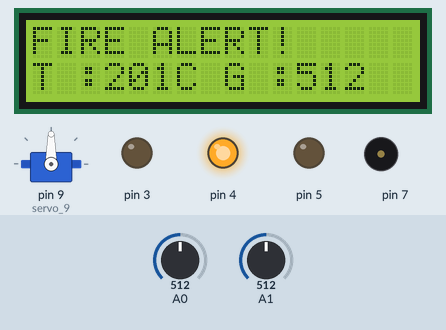
The sketch below on a simulated Arduino Uno, built with avr-gcc and run on an emulated ATmega328P. On the bench: 16×2 character LCD, servo, output pins drawn as LEDs (lit = HIGH), buzzer (waves = sounding). Inputs (shaded band) come from the test bench; at power-on: A0 = 512, A1 = 512. What the sketch prints to the serial monitor is not drawn.

Above: at 1.2 s.
1.3 s: A0 set to 481
At 2.6 s:
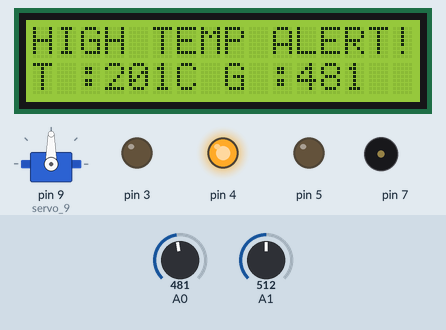
2.9 s: A1 set to 213
At 3.7 s:
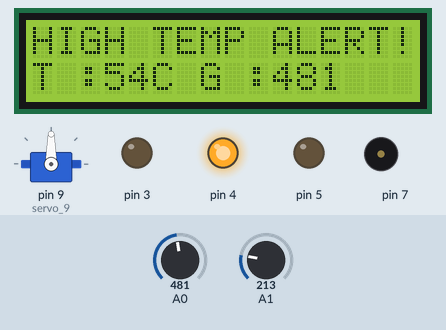
4.6 s: A1 set to 187
At 5.8 s:
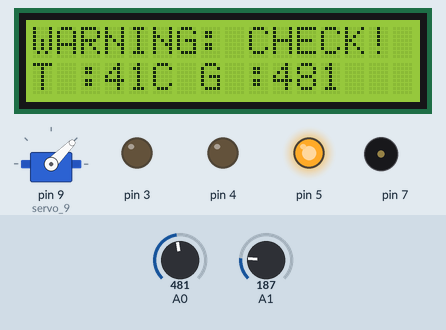
6.4 s: A0 set to 510
At 6.97 s:
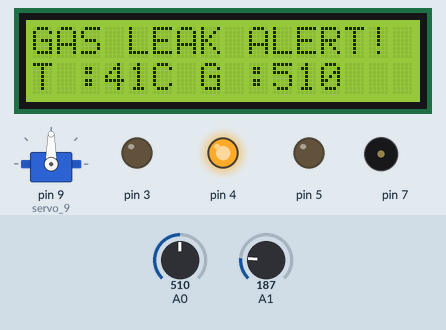
8.7 s: A0 set to 490
At 9.2 s:
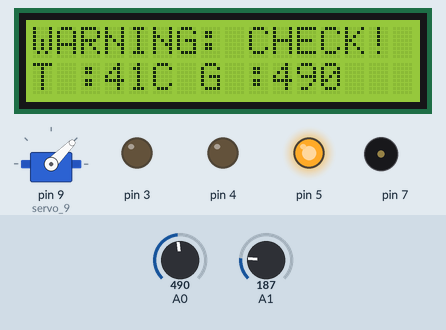
10.3 s: A1 set to 122
At 11.2 s:
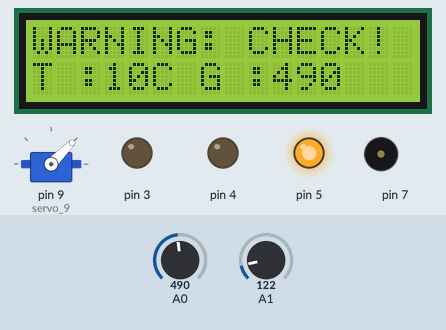
Timing chart, 0 to 13.1 s (numbered marks = the images above; inputs shaded):
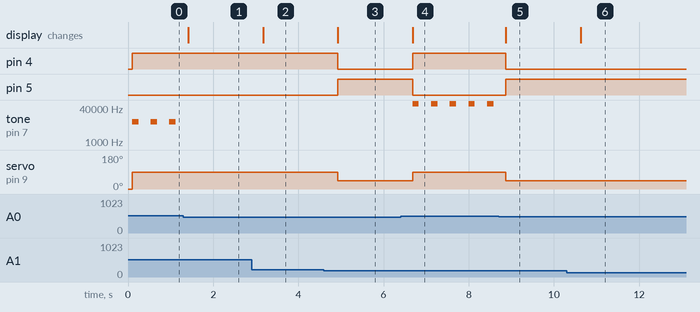

The sketch:

Smart_Fire_and_Gas_Safety_System1_.ino
```cpp
// C++ code
//
#include <LiquidCrystal_I2C.h>

#include <Servo.h>

int gas_sensor = 0;

int tempsensor = 0;

int unnamed = 0;

int i = 0;

LiquidCrystal_I2C lcd_1(32, 16, 2);

Servo servo_9;

void setup()
{
  lcd_1.init();
  servo_9.attach(9, 500, 2500);
  pinMode(A0, INPUT);
  pinMode(A1, INPUT);
  Serial.begin(9600);
  pinMode(4, OUTPUT);
  pinMode(7, OUTPUT);
  pinMode(3, OUTPUT);
  pinMode(5, OUTPUT);
  pinMode(7, OUTPUT);

  lcd_1.backlight();
  servo_9.write(0);
}

void loop()
{
  gas_sensor = analogRead(A0);
  tempsensor = map(((analogRead(A1) - 20) * 3.04), 0, 1023, -40, 125);
  Serial.println(tempsensor);
  Serial.println(gas_sensor);
  lcd_1.setCursor(0, 1);
  lcd_1.print("T :");
  lcd_1.print(tempsensor);
  lcd_1.print("C G :");
  lcd_1.print(gas_sensor);
  lcd_1.print("       ");
  lcd_1.setCursor(0, 0);
  if (gas_sensor >= 500 && tempsensor >= 50) {
    lcd_1.print("FIRE ALERT!    ");
    digitalWrite(4, HIGH);
    tone(7, 1.9152548672166444e+21, 150); // play tone 800 (G#66 = 1.9152548672166444e+21 Hz)
    tone(7, 57079043007393, 150); // play tone 500 (G#41 = 57079043007393 Hz)
    digitalWrite(3, LOW);
    digitalWrite(5, LOW);
    servo_9.write(90);
  } else {
    if (gas_sensor >= 500) {
      lcd_1.print("GAS LEAK ALERT!    ");
      digitalWrite(4, HIGH);
      tone(7, 176967447100, 150); // play tone 400 (E33 = 176967447100 Hz)
      digitalWrite(3, LOW);
      digitalWrite(5, LOW);
      servo_9.write(90);
    } else {
      if (tempsensor >= 50) {
        lcd_1.print("HIGH TEMP ALERT!    ");
        digitalWrite(4, HIGH);
        digitalWrite(7, LOW);
        digitalWrite(3, LOW);
        digitalWrite(5, LOW);
        servo_9.write(90);
      } else {
        if (gas_sensor >= 350 || tempsensor >= 38) {
          lcd_1.print("WARNING: CHECK!    ");
          digitalWrite(3, LOW);
          digitalWrite(4, LOW);
          digitalWrite(5, HIGH);
          digitalWrite(7, LOW);
          servo_9.write(45);
        } else {
          lcd_1.print("SYSTEM SAFE       ");
          digitalWrite(4, LOW);
          digitalWrite(7, LOW);
          lcd_1.print("SYSTEM SAFE        ");
          digitalWrite(3, HIGH);
          digitalWrite(4, LOW);
          digitalWrite(5, LOW);
          digitalWrite(7, LOW);
          servo_9.write(0);
        }
      }
    }
  }
  delay(400); // Wait for 400 millisecond(s)
}
```

Measured:
- the behaviour switches between 500 and 499 on A0 (found by bisection; images 0 and 1)
- the behaviour switches between 204 and 203 on A1 (found by bisection; images 2 and 3)
- after the input at 1.3 s, tone on pin 7: stops changing and stays silent; the display: changes after 0.11 s (image 1)
- after the input at 2.9 s, the display: changes after 0.27 s (image 2)
- after the input at 4.6 s, pin 4: HIGH → LOW after 0.33 s; pin 5: LOW → HIGH after 0.33 s; servo on pin 9 (servo_9): 90° → 45° after 0.33 s; the display: changes after 0.33 s (image 3)
- after the input at 6.4 s, pin 4: LOW → HIGH after 0.28 s; pin 5: HIGH → LOW after 0.28 s; tone on pin 7: alternates 62012 Hz for 0.15 s and silent for 0.29 s, starting after 0.28 s; servo on pin 9 (servo_9): 45° → 90° after 0.28 s; the display: changes after 0.28 s (image 4)
- after the input at 8.7 s, pin 4: HIGH → LOW after 0.17 s; pin 5: LOW → HIGH after 0.17 s; tone on pin 7: stops changing and stays silent; servo on pin 9 (servo_9): 90° → 45° after 0.17 s; the display: changes after 0.17 s (image 5)
- after the input at 10.3 s, the display: changes after 0.32 s (image 6)
